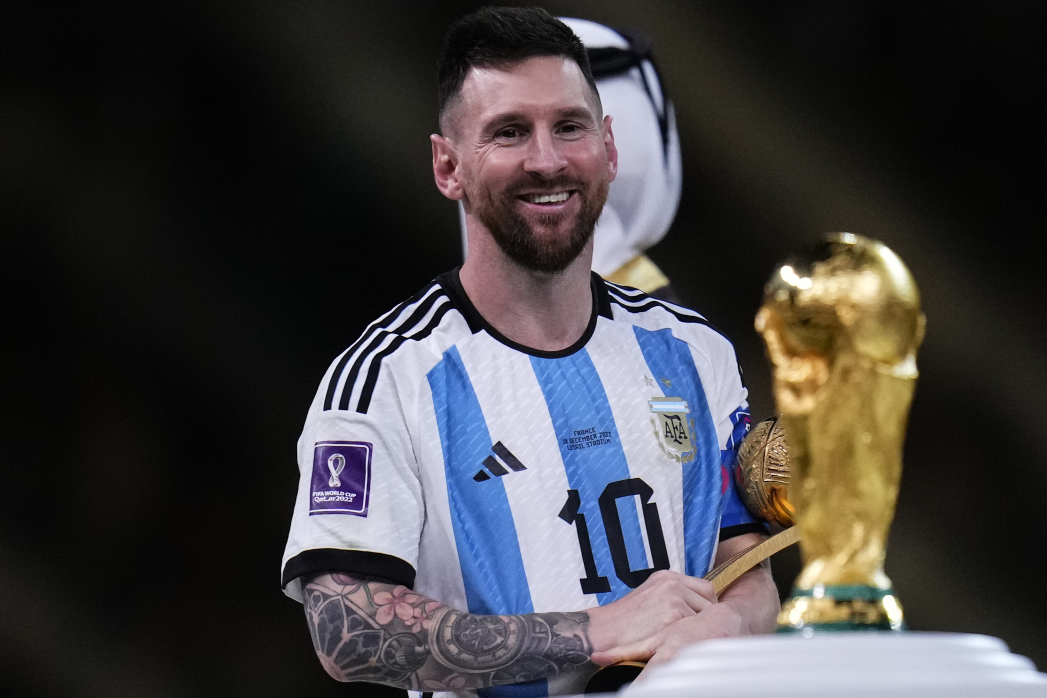
#> input picture img/lm.jpeg, 3140 x 2093 px, found by its file name (shown at 1/3 size)
$ python 'project1(Day-17).py'
#> lines starting #> are read from the running program, lines starting #| are printed output that depends on the picture; after the words box and inside, x2 and y2 are one past the last pixel; in counts of white or black regions, pixels touching at a corner belong together
import cv2 as cv
img = cv.imread(r"img\lm.jpeg")
#> img is the input picture: shape (2093, 3140, 3); mean B, G, R 66, 63.9, 66.2

# Image resizing
resized = cv.resize(img, (800, 800))
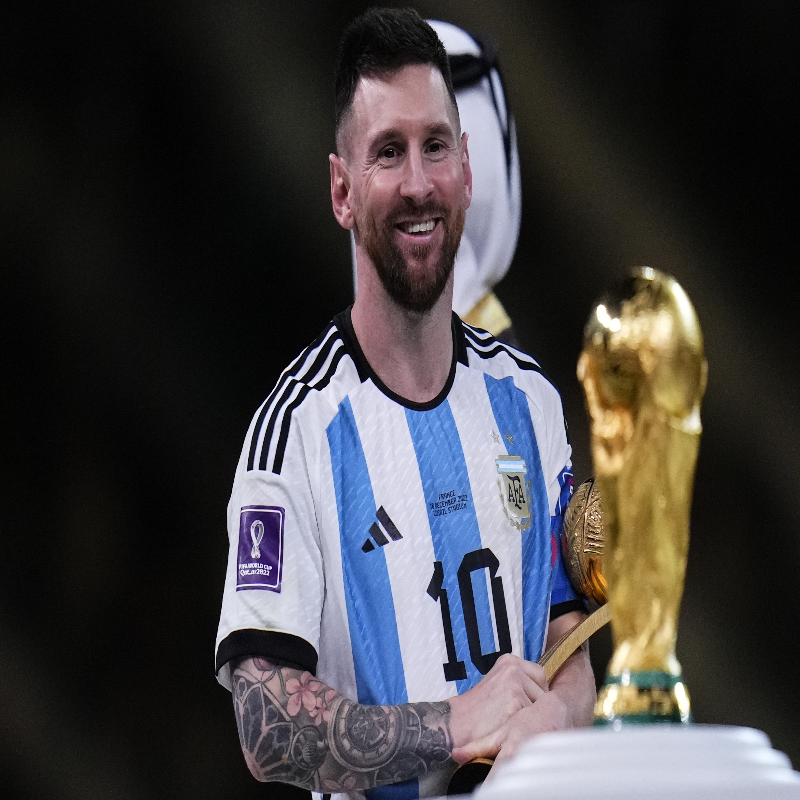
#> resized: shape (800, 800, 3); mean B, G, R 65.9, 63.8, 66.1

# Grayscale conversion
gray = cv.cvtColor(resized, cv.COLOR_BGR2GRAY)
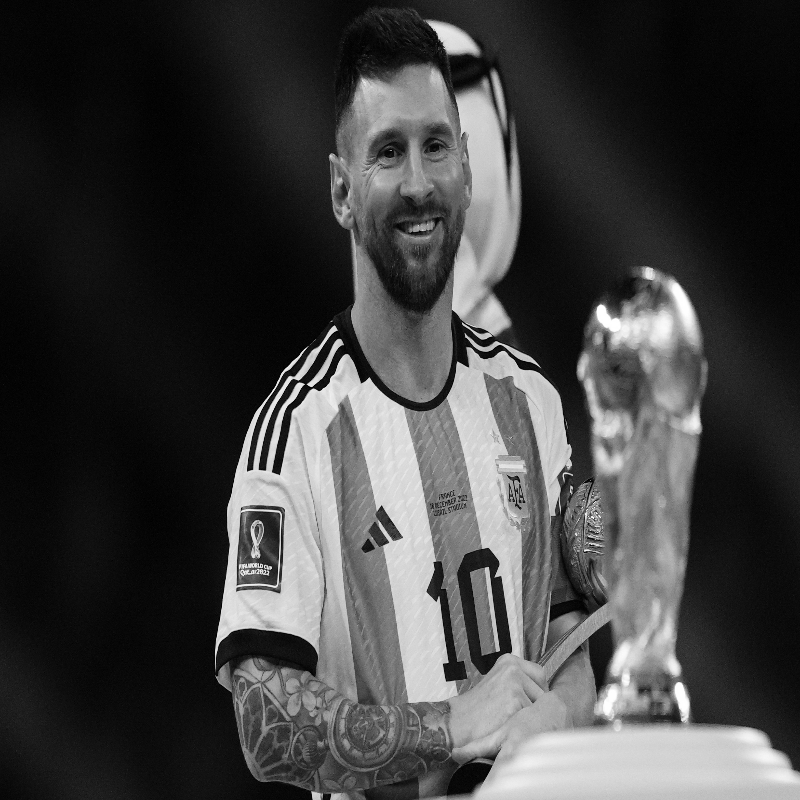
#> gray: shape (800, 800); min 0, max 255, mean 64.7

# Haar Cascade for face detection
# scaleFactor: How much the image size is reduced at each image scale. It's a parameter that affects the detection speed and accuracy. It's typically set to a value between 1.1 and 1.4. It determines how much the image is scaled down at each step of the detection process.
# minNeighbors: How many neighbors each candidate rectangle should have to retain it as a valid detection. This parameter affects the quality of the detection. A higher value means fewer detections but with higher confidence. It's typically set to a value between 3 and 6. It determines how many rectangles around a detected face must also be detected for the face to be considered valid.
face_cascade = cv.CascadeClassifier(cv.data.haarcascades + 'haarcascade_frontalface_default.xml')
faces = face_cascade.detectMultiScale(gray, scaleFactor=1.1, minNeighbors=7)
#> faces = [[332, 84, 168, 168]]

for (x, y, w, h) in faces:
    cv.rectangle(resized, (x, y), (x + w, y + h), (0, 255, 0), 2)
#> this loop made 1 pass
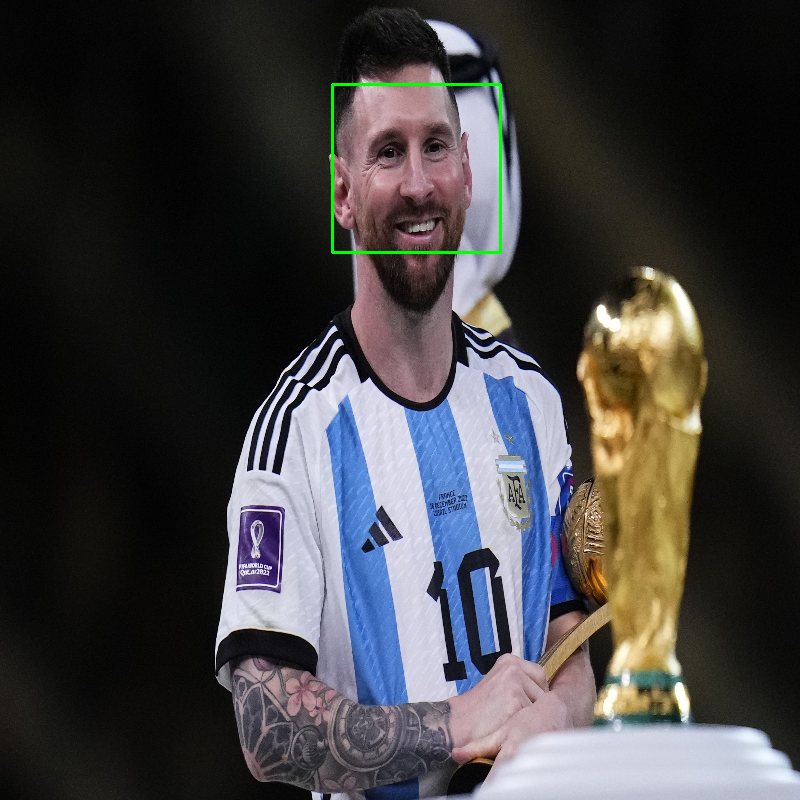
#> resized: shape (800, 800, 3); 0.31% of pixels changed, all inside (x1, y1, x2, y2) = (331, 83, 502, 254)

cv.imshow("Detected Faces", resized)
cv.waitKey(0)

$ run again, with img/cr.jpeg copied over img/lm.jpeg
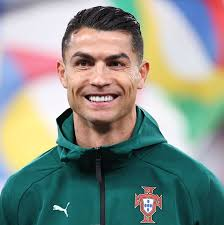
#> input picture img/cr.jpeg, 224 x 225 px, found by its file name
#> img is the input picture: shape (225, 224, 3); mean B, G, R 137.3, 145.8, 136.3
#> `gray = cv.cvtColor(resized, cv.COLOR_BGR2GRAY)`:
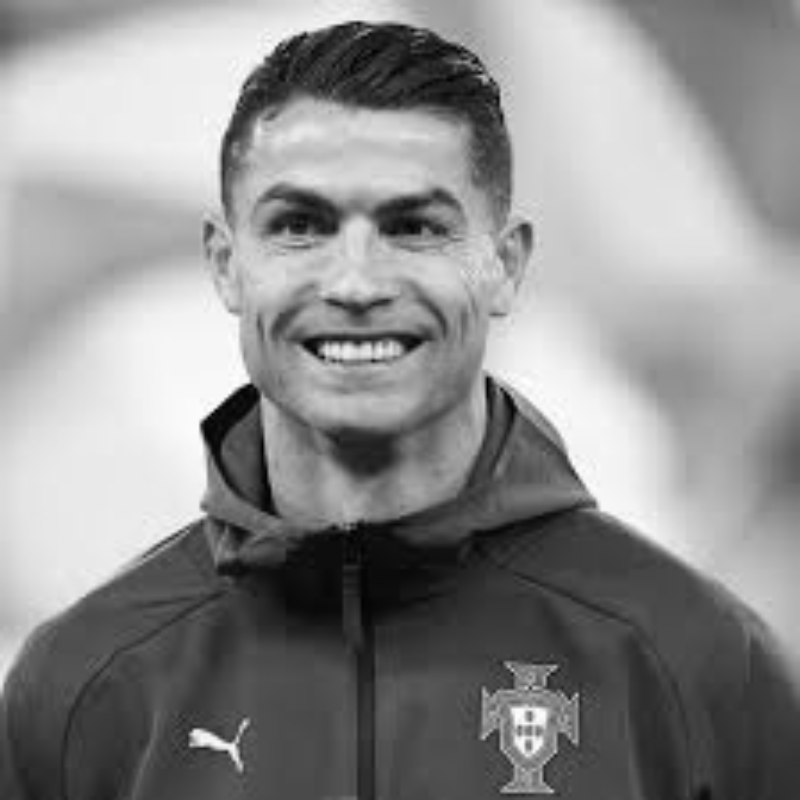
#> gray: shape (800, 800); min 1, max 254, mean 141.9
#> faces = [[178, 80, 362, 362]]
#> the loop `for (x, y, w, h) in faces:` made 1 pass
#> after the loop `for (x, y, w, h) in faces:`:
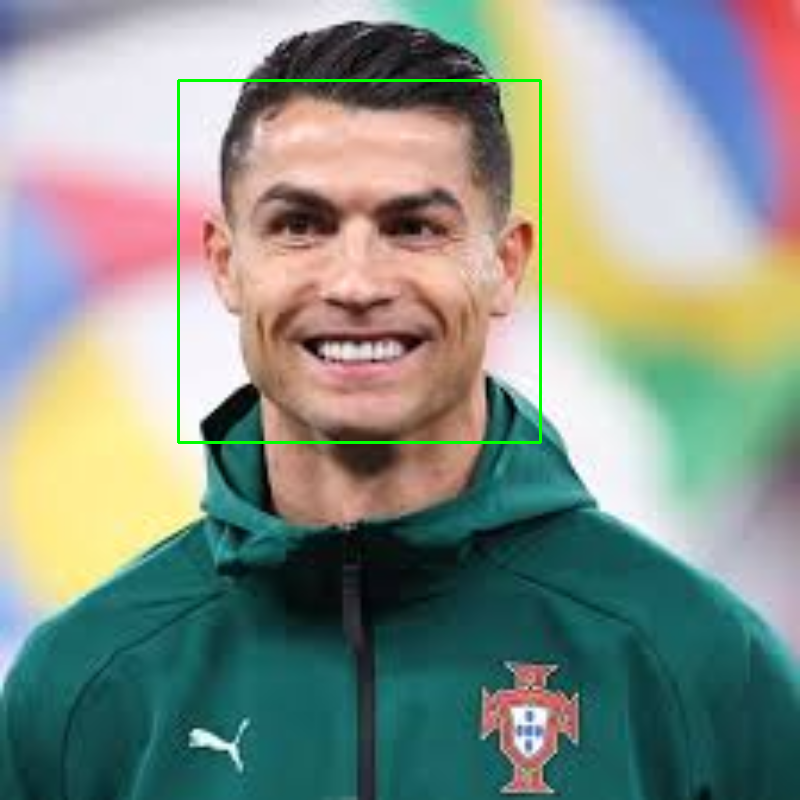
#> resized: shape (800, 800, 3); mean B, G, R 136.2, 146.3, 135.1
